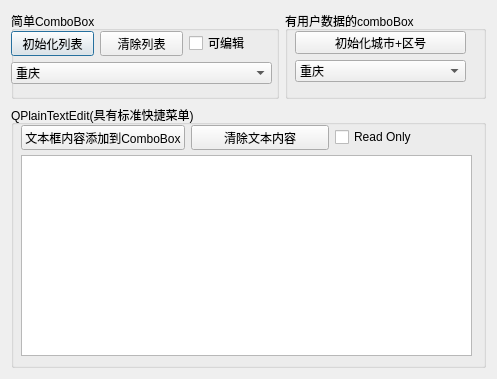
<?xml version="1.0" encoding="UTF-8"?>
<ui version="4.0">
 <class>Dialog</class>
 <widget class="QDialog" name="Dialog">
  <property name="geometry">
   <rect>
    <x>0</x>
    <y>0</y>
    <width>493</width>
    <height>379</height>
   </rect>
  </property>
  <property name="windowTitle">
   <string>Dialog</string>
  </property>
  <layout class="QVBoxLayout" name="verticalLayout_3" stretch="1,3">
   <item>
    <layout class="QHBoxLayout" name="horizontalLayout_3" stretch="4,3">
     <item>
      <widget class="QGroupBox" name="groupBox">
       <property name="minimumSize">
        <size>
         <width>235</width>
         <height>0</height>
        </size>
       </property>
       <property name="title">
        <string>简单ComboBox</string>
       </property>
       <widget class="QWidget" name="">
        <property name="geometry">
         <rect>
          <x>0</x>
          <y>20</y>
          <width>261</width>
          <height>53</height>
         </rect>
        </property>
        <layout class="QVBoxLayout" name="verticalLayout">
         <item>
          <layout class="QHBoxLayout" name="horizontalLayout">
           <item>
            <widget class="QPushButton" name="pushButton">
             <property name="text">
              <string>初始化列表</string>
             </property>
            </widget>
           </item>
           <item>
            <widget class="QPushButton" name="pushButton_2">
             <property name="text">
              <string>清除列表</string>
             </property>
            </widget>
           </item>
           <item>
            <widget class="QCheckBox" name="checkBox">
             <property name="text">
              <string>可编辑</string>
             </property>
            </widget>
           </item>
          </layout>
         </item>
         <item>
          <widget class="QComboBox" name="comboBox">
           <item>
            <property name="text">
             <string>重庆</string>
            </property>
            <property name="icon">
             <iconset resource="res.qrc">
              <normaloff>:/images/images/icons/aim.ico</normaloff>:/images/images/icons/aim.ico</iconset>
            </property>
           </item>
          </widget>
         </item>
        </layout>
       </widget>
      </widget>
     </item>
     <item>
      <widget class="QGroupBox" name="groupBox_3">
       <property name="title">
        <string>有用户数据的comboBox</string>
       </property>
       <widget class="QWidget" name="">
        <property name="geometry">
         <rect>
          <x>10</x>
          <y>20</y>
          <width>171</width>
          <height>51</height>
         </rect>
        </property>
        <layout class="QVBoxLayout" name="verticalLayout_2">
         <item>
          <widget class="QPushButton" name="btnIni2">
           <property name="text">
            <string>初始化城市+区号</string>
           </property>
          </widget>
         </item>
         <item>
          <widget class="QComboBox" name="comboBox_2">
           <item>
            <property name="text">
             <string>重庆</string>
            </property>
           </item>
           <item>
            <property name="text">
             <string>北京</string>
            </property>
           </item>
          </widget>
         </item>
        </layout>
       </widget>
      </widget>
     </item>
    </layout>
   </item>
   <item>
    <widget class="QGroupBox" name="groupBox_2">
     <property name="minimumSize">
      <size>
       <width>475</width>
       <height>0</height>
      </size>
     </property>
     <property name="title">
      <string>QPlainTextEdit(具有标准快捷菜单)</string>
     </property>
     <widget class="QPlainTextEdit" name="plainTextEdit">
      <property name="geometry">
       <rect>
        <x>10</x>
        <y>50</y>
        <width>451</width>
        <height>201</height>
       </rect>
      </property>
     </widget>
     <widget class="QWidget" name="">
      <property name="geometry">
       <rect>
        <x>10</x>
        <y>20</y>
        <width>451</width>
        <height>25</height>
       </rect>
      </property>
      <layout class="QHBoxLayout" name="horizontalLayout_2">
       <item>
        <widget class="QPushButton" name="pushButton_3">
         <property name="text">
          <string>文本框内容添加到ComboBox</string>
         </property>
        </widget>
       </item>
       <item>
        <widget class="QPushButton" name="pushButton_4">
         <property name="text">
          <string>清除文本内容</string>
         </property>
        </widget>
       </item>
       <item>
        <widget class="QCheckBox" name="checkBox_2">
         <property name="text">
          <string>Read Only</string>
         </property>
        </widget>
       </item>
      </layout>
     </widget>
    </widget>
   </item>
  </layout>
 </widget>
 <resources>
  <include location="res.qrc"/>
 </resources>
 <connections/>
</ui>
